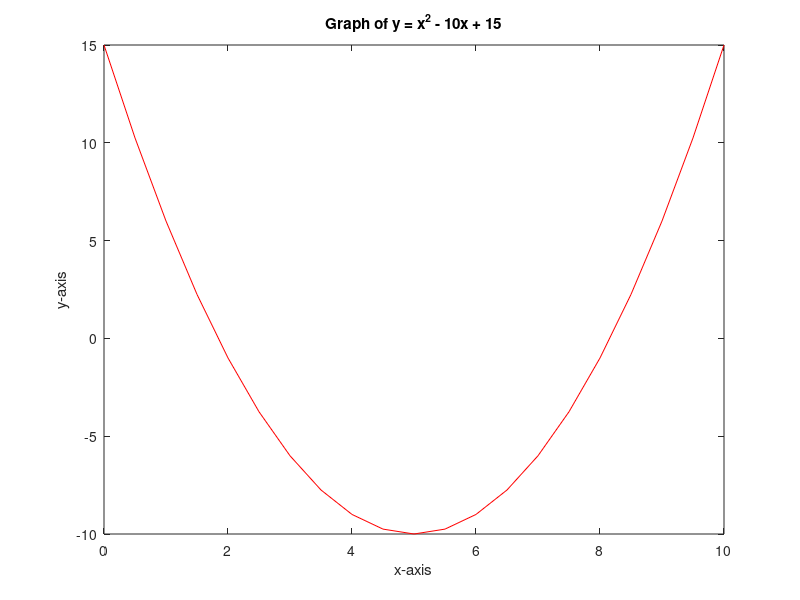

MATLAB code to generate this figure:


x = 0: 0.5: 10;
y = x.^2 - 10*x + 15;

plot(x, y, '-r')
xlabel('x-axis')
ylabel('y-axis')
title('Graph of y = x^2 - 10x + 15')